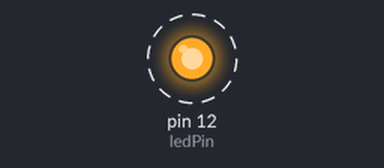
This sketch was run on a simulated Arduino Uno, built with avr-gcc and run on an emulated ATmega328P. On the bench: output pins drawn as LEDs (lit = HIGH). Dashed ring = blinking.

Above: at 0.2 s.
Timing chart, 0 to 3.0 s (numbered marks = the images above):
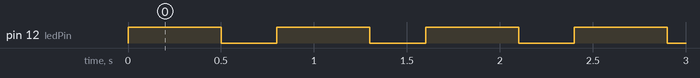

Measured:
- by itself, pin 12 (ledPin): alternates HIGH for 0.50 s and LOW for 0.30 s

The sketch:

s_01_blinking_led.ino
```cpp
/*
* Author: Mateus Mendelson
* Web: https://sites.google.com/site/mateusmendelson/
*
* Project: Blinking LED example.
* Date: 06/02/2013
*
*/

int ledPin = 12;                // LED connected to digital pin 12

void setup()
{
  pinMode(ledPin, OUTPUT);      // sets the digital pin (ledPin) as output
}

void loop()
{
  digitalWrite(ledPin, HIGH);   // sets the LED on
  delay(500);                  // waits for 0.5 second
  digitalWrite(ledPin, LOW);    // sets the LED off
  delay(300);                  // waits for 0.3 second
}
```
